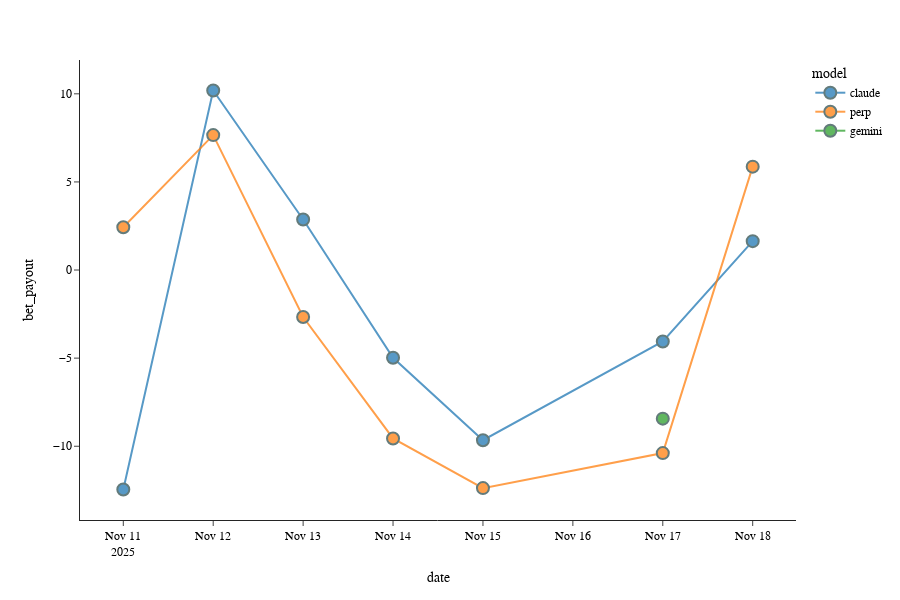

Here is the notebook cell this chart was saved with:
### Code cell
fig = px.scatter(
    df_hist_agg,
    x='date',
        y='bet_payout',
        color='model',
        template='simple_white',

    )

fig.update_layout(
            # title=f"Active / Canceled Subscription Count for {customer_id}<br><sup>{viz_tag}</sup>",
            font_family='Futura',
            height=600,
            font_color='black',
            showlegend=True,
            hovermode='x unified'
        )
fig.update_traces(mode='lines+markers',
                    opacity=.75,
                    marker=dict(size=12,line=dict(width=2,color='DarkSlateGrey'))
                    )
fig.update_xaxes(
            # title='Analytics Date',

                        )
fig.update_yaxes(
            # title='Product Count',

                        )

fig.show()

### Figure 1 — Plotly figure (JSON) as saved in the notebook; plotly's stock layout.template omitted (floating-point values rounded to 4 significant figures)
{"data": [{"hovertemplate": "model=claude<br>date=%{x}<br>bet_payout=%{y}<extra></extra>", "legendgroup": "claude", "marker": {"color": "#1F77B4", "line": {"color": "DarkSlateGrey", "width": 2}, "size": 12, "symbol": "circle"}, "mode": "lines+markers", "name": "claude", "opacity": 0.75, "orientation": "v", "showlegend": true, "type": "scatter", "x": ["2025-11-11T00:00:00.000000000", "2025-11-12T00:00:00.000000000", "2025-11-13T00:00:00.000000000", "2025-11-14T00:00:00.000000000", "2025-11-15T00:00:00.000000000", "2025-11-17T00:00:00.000000000", "2025-11-18T00:00:00.000000000"], "xaxis": "x", "y": [-12.45, 10.19, 2.867, -4.978, -9.657, -4.053, 1.64], "yaxis": "y"}, {"hovertemplate": "model=perp<br>date=%{x}<br>bet_payout=%{y}<extra></extra>", "legendgroup": "perp", "marker": {"color": "#FF7F0E", "line": {"color": "DarkSlateGrey", "width": 2}, "size": 12, "symbol": "circle"}, "mode": "lines+markers", "name": "perp", "opacity": 0.75, "orientation": "v", "showlegend": true, "type": "scatter", "x": ["2025-11-11T00:00:00.000000000", "2025-11-12T00:00:00.000000000", "2025-11-13T00:00:00.000000000", "2025-11-14T00:00:00.000000000", "2025-11-15T00:00:00.000000000", "2025-11-17T00:00:00.000000000", "2025-11-18T00:00:00.000000000"], "xaxis": "x", "y": [2.425, 7.656, -2.669, -9.558, -12.38, -10.39, 5.868], "yaxis": "y"}, {"hovertemplate": "model=gemini<br>date=%{x}<br>bet_payout=%{y}<extra></extra>", "legendgroup": "gemini", "marker": {"color": "#2CA02C", "line": {"color": "DarkSlateGrey", "width": 2}, "size": 12, "symbol": "circle"}, "mode": "lines+markers", "name": "gemini", "opacity": 0.75, "orientation": "v", "showlegend": true, "type": "scatter", "x": ["2025-11-17T00:00:00.000000000"], "xaxis": "x", "y": [-8.434], "yaxis": "y"}], "layout": {"font": {"color": "black", "family": "Futura"}, "height": 600, "hovermode": "x unified", "legend": {"title": {"text": "model"}, "tracegroupgap": 0}, "margin": {"t": 60}, "showlegend": true, "xaxis": {"anchor": "y", "domain": [0, 1], "title": {"text": "date"}}, "yaxis": {"anchor": "x", "domain": [0, 1], "title": {"text": "bet_payout"}}}}
